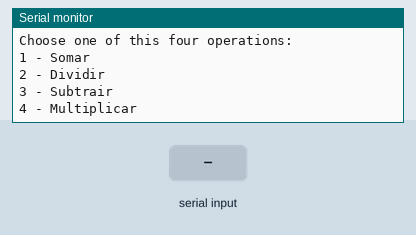
Recording of a sketch running on a simulated Arduino Uno, built with avr-gcc and run on an emulated ATmega328P. Shown: the last lines printed to the serial monitor. The test bench sets the inputs (shaded band).

Above: at 0.9 s.
1.0 s: "Yes" received over Serial
At 2.7 s:
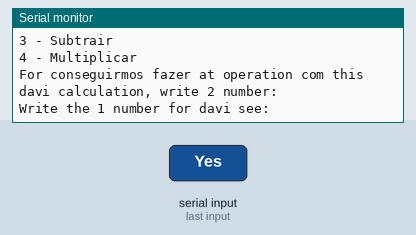
3.5 s: "90,45,200\n" received over Serial
At 5.1 s:
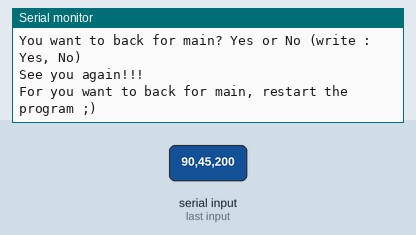

The sketch:

calculadora_com_menu_moura_branco_1.ino
```cpp
int chooseOfOperation;
float resultado; //ira guardar o resultado do calculo da respectiva operação


//ESTRUTURA: tipo de retorno nomedafuncao parametros corpo
float somar(float number1Param, float number2Param){
  resultado = number1Param + number2Param;
  return resultado;
  //Serial.println("The results of your count is:" + String(resultado));
}

float dividir(float number1Param, float number2Param){
  resultado = number1Param / number2Param;
  return resultado;
}

float subtrair(float number1Param, float number2Param){
  resultado = number1Param - number2Param;
  return resultado;
}

float multiplicar(float number1Param, float number2Param){
  resultado = number1Param * number2Param;
  return resultado;
}

void setup()
{
  Serial.begin(9600);

  int counter = 0; //variavel inicializadora do Do while
  float number1;  //variavel local
  float number2;

  do{
     Serial.println("------------------------------------");
     Serial.println("Wellcome a davi clapote calculation ;) ");
     Serial.println("------------------------------------");
     Serial.println("Choose one of this four operations: ");
     Serial.println("1 - Somar");
     Serial.println("2 - Dividir");
     Serial.println("3 - Subtrair");
     Serial.println("4 - Multiplicar");
     while(!Serial.available()){}
     chooseOfOperation = Serial.parseInt();


    Serial.println("For conseguirmos fazer at operation com this davi calculation, write 2 number: ");
    Serial.println("Write the 1 number for davi see: ");
    while(!Serial.available()){}
    number1 = Serial.parseFloat();

    Serial.println("Write the 2 number for davi see: ");
    while(!Serial.available()){}
    number2 = Serial.parseFloat();

    //if(chooseOfOperation == 1){}
    //else if (chooseOfOperation == 2){}
    //else if (chooseOfOperation == 3){}
    //else if (chooseOfOperation == 4){}
    //else{} // else n tem condição

    switch(chooseOfOperation){
    	case 1:
      //somar(number1, number2);
      //somar(number1);
      float retornoFuncaoSomar;
      retornoFuncaoSomar = somar(number1, number2);
      Serial.println("The results of your count is: " + String(retornoFuncaoSomar));

           break;
		case 2:
     float retornoFuncaoDividir;
      retornoFuncaoDividir = dividir(number1, number2);
      Serial.println("The results of your count is: " + String(retornoFuncaoDividir));

         	break;
    	case 3:
      float retornoFuncaoSubtrair;
      retornoFuncaoSubtrair = subtrair(number1, number2);
      Serial.println("The results of your count is: " + String(retornoFuncaoSubtrair));

      		break;
    	case 4:
       float retornoFuncaoMultiplicar;
      retornoFuncaoMultiplicar = multiplicar(number1, number2);
      Serial.println("The results of your count is: " + String(retornoFuncaoMultiplicar));

        	break;

        default:
 	      Serial.println("Choose incorrect! Choose operation in 1 at 4. ;)");
    }


    Serial.println("You want to back for main? Yes or No (write : Yes, No)");
    while(!Serial.available()){}


    if(Serial.readString() == "Yes"){
      counter = 1;
    }
    else{
     counter = 0;

	 Serial.println("See you again!!!");
     Serial.println("For you want to back for main, restart the program ;)");

    }

  }
  while(counter != 0); //se o contador foi diferente de 0, o mesmo repete.

}
void loop()
{
  //sem instruções
}
```

Measured:
- after the input at 1.0 s, the serial monitor: prints a new line after 1.0 s (image 1)
- after the input at 3.5 s, the serial monitor: prints a new line at once (image 2)
